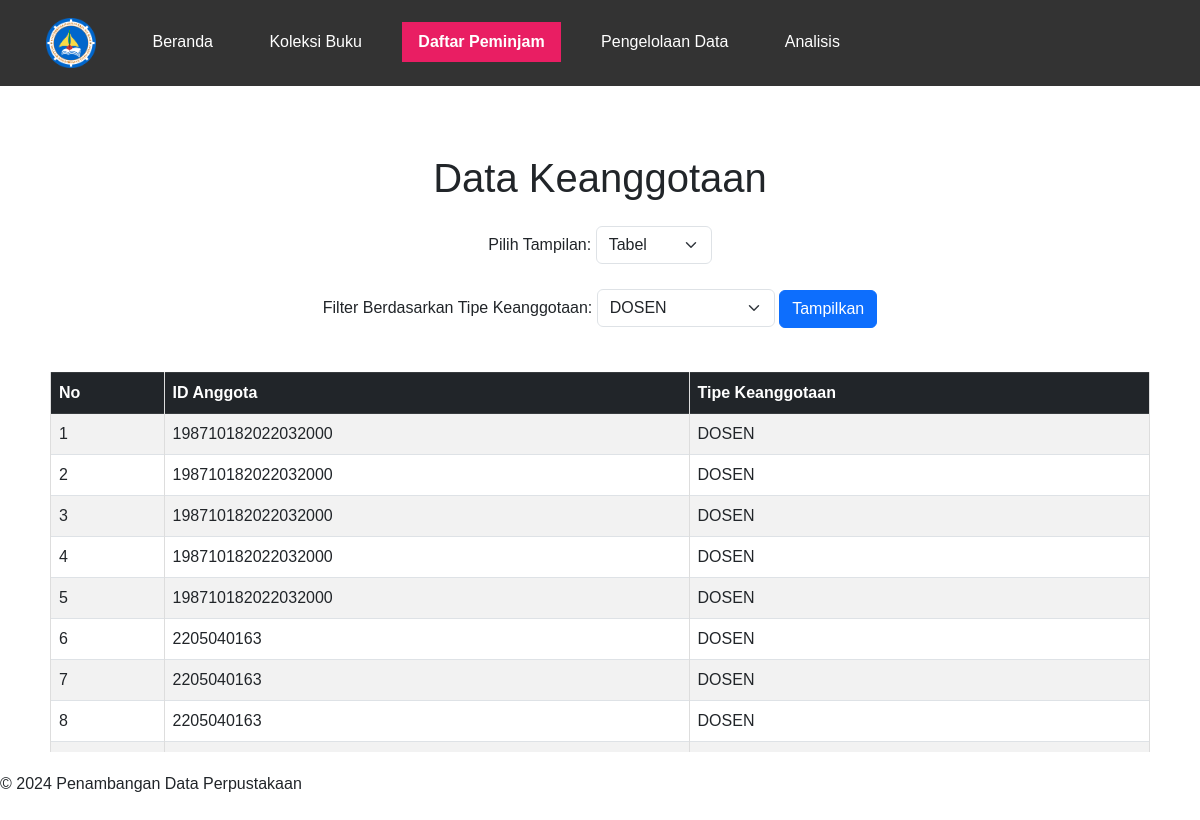
The app's page /anggota.php?tipe_keanggotaan=DOSEN with its own data.
### tables this page shows
CREATE TABLE `anggota` (
  `ID_Anggota` varchar(255) NOT NULL,
  `Tipe_Keanggotaan` varchar(255) NOT NULL
);

### anggota.php (the view, shortened to what this page needs)
<?php
$host = 'localhost';
$dbname = 'perpustakaan';
$username = 'root';
$password = '';
try {
    $pdo = new PDO("mysql:host=$host;dbname=$dbname", $username, $password);
    $pdo->setAttribute(PDO::ATTR_ERRMODE, PDO::ERRMODE_EXCEPTION);
} catch (PDOException $e) {
    die("Koneksi gagal: " . $e->getMessage());
}
$selectedTipe = $_GET['tipe_keanggotaan'] ?? '';
$query = "SELECT id_anggota, tipe_keanggotaan FROM anggota";
if ($selectedTipe !== '') {
    $query .= " WHERE tipe_keanggotaan = :tipe_keanggotaan";
}
$stmt = $pdo->prepare($query);
if ($selectedTipe !== '') {
    $stmt->bindParam(':tipe_keanggotaan', $selectedTipe, PDO::PARAM_STR);
}
$stmt->execute();
$filteredData = $stmt->fetchAll(PDO::FETCH_ASSOC);
$tipeKeanggotaanListQuery = "SELECT DISTINCT tipe_keanggotaan FROM anggota";
$stmt = $pdo->prepare($tipeKeanggotaanListQuery);
$stmt->execute();
$tipeKeanggotaanList = $stmt->fetchAll(PDO::FETCH_COLUMN);
?>
<!DOCTYPE html>
<html lang="id">
<head>
    <link href="https://cdn.jsdelivr.net/npm/bootstrap@5.3.0/dist/css/bootstrap.min.css" rel="stylesheet">
</head>
<body>
    <?php include 'includes/header.php'; ?>
    <?php include 'includes/navbar.php'; ?>
    <div class="container mt-5">
        <h1 class="text-center mb-4">Data Keanggotaan</h1>
        <div class="mb-4 text-center">
            <label for="viewSelector" class="form-label">Pilih Tampilan:</label>
            <select id="viewSelector" onchange="toggleView()" class="form-select w-auto d-inline-block">
                <option value="table">Tabel</option>
            </select>
        </div>
        <div class="mb-4 text-center">
            <form method="GET">
                <label for="tipe_keanggotaan" class="form-label">Filter Berdasarkan Tipe Keanggotaan:</label>
                <select name="tipe_keanggotaan" id="tipe_keanggotaan" class="form-select w-auto d-inline-block">
                    <?php foreach ($tipeKeanggotaanList as $tipe): ?>
                        <option value="<?php echo htmlspecialchars($tipe); ?>" <?php echo $tipe === $selectedTipe ? 'selected' : ''; ?>>
                            <?php echo htmlspecialchars($tipe); ?>
                        </option>
                    <?php endforeach; ?>
                </select>
                <button type="submit" class="btn btn-primary">Tampilkan</button>
            </form>
        </div>
        <div id="tableView" style="display: block;">
            <?php if (!empty($filteredData)): ?>
                <div class="table-responsive" style="max-height: 400px; overflow-y: auto;">
                    <table class="table table-striped table-bordered">
                        <thead class="table-dark">
                            <tr>
                                <th>No</th>
                                <th>ID Anggota</th>
                                <th>Tipe Keanggotaan</th>
                            </tr>
                        </thead>
                        <tbody>
                            <?php $no = 1; ?>
                            <?php foreach ($filteredData as $data): ?>
                                <tr>
                                    <td><?php echo $no++; ?></td>
                                    <td><?php echo htmlspecialchars($data['id_anggota']); ?></td>
                                    <td><?php echo htmlspecialchars($data['tipe_keanggotaan']); ?></td>
                                </tr>
                            <?php endforeach; ?>
                        </tbody>
                    </table>
                </div>
            <?php else: ?>
                <div class="alert alert-warning text-center">Tidak ada data yang ditemukan.</div>
            <?php endif; ?>
        </div>
    </div>
    <?php include 'includes/footer.php'; ?>
</body>
</html>

### includes/header.php (shortened to what this page needs)
<!DOCTYPE html>
<html lang="en">
<head>
</head>
<body>

### includes/navbar.php (shortened to what this page needs)
<nav>
<div class="nav-container">
        <a href="index.php" class="logo">
            <img src="data/umrah.png" alt="Logo" />
        </a>
    <a href="index.php" class="<?= basename($_SERVER['PHP_SELF']) == 'index.php' ? 'active' : '' ?>">Beranda</a>
    <a href="buku.php" class="<?= basename($_SERVER['PHP_SELF']) == 'buku.php' ? 'active' : '' ?>">Koleksi Buku</a>
    <a href="anggota.php" class="<?= basename($_SERVER['PHP_SELF']) == 'anggota.php' ? 'active' : '' ?>">Daftar Peminjam</a>
    <a href="add.php" class="<?= basename($_SERVER['PHP_SELF']) == 'add.php' ? 'active' : '' ?>">Pengelolaan Data</a>
    <a href="analisis.php" class="<?= basename($_SERVER['PHP_SELF']) == 'analisis.php' ? 'active' : '' ?>">Analisis</a>
</div>
</nav>

### includes/footer.php
<footer>
    <p>&copy; 2024 Penambangan Data Perpustakaan</p>
</footer>
</body>
</html>

### includes/header.php (style rules this page uses)
body { font-family: Arial, sans-serif; margin: 0; padding: 0; }
nav { background-color: #333; color: white; padding: 10px; display: flex; justify-content: flex-start; align-items: center; padding-left: 20px; }
nav a { color: white; margin: 0 10px; text-decoration: none; display: inline-block; padding: 8px 16px; }
nav a.active { background-color: #e91e63; color: white; font-weight: bold; }
.container { padding: 20px; }
table { width: 100%; border-collapse: collapse; margin-top: 20px; }
table, th, td { border: 1px solid #ddd; }
th, td { padding: 8px; text-align: left; }
th { background-color: #f4f4f4; }

### includes/navbar.php (style rules this page uses)
nav a { color: white; margin: 0 10px; text-decoration: none; display: inline-block; padding: 8px 16px; transition: all 0.3s ease; }
nav .logo img { width: auto; height: 50px; max-height: 80px; object-fit: contain; transition: transform 0.3s ease; }
nav a.active { background-color: #e91e63 !important; color: white !important; font-weight: bold; }

### records on screen
anggota: ID_Anggota "198710182022032000", Tipe_Keanggotaan "DOSEN"
anggota: ID_Anggota "198710182022032000", Tipe_Keanggotaan "DOSEN"
anggota: ID_Anggota "198710182022032000", Tipe_Keanggotaan "DOSEN"
anggota: ID_Anggota "198710182022032000", Tipe_Keanggotaan "DOSEN"
anggota: ID_Anggota "198710182022032000", Tipe_Keanggotaan "DOSEN"
anggota: ID_Anggota "2205040163", Tipe_Keanggotaan "DOSEN"
anggota: ID_Anggota "2205040163", Tipe_Keanggotaan "DOSEN"
anggota: ID_Anggota "2205040163", Tipe_Keanggotaan "DOSEN"

### other values on screen
form field tipe_keanggotaan "DOSEN"
